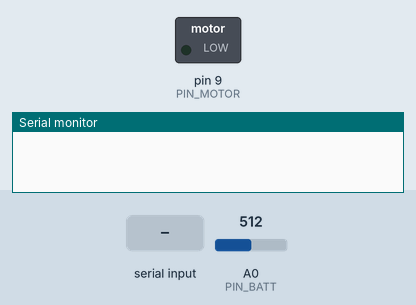
This sketch was run on a simulated Arduino Uno, built with avr-gcc and run on an emulated ATmega328P. Shown: switched loads named in the sketch (green lamp = pin HIGH), the last lines printed to the serial monitor. The test bench sets the inputs (shaded band); at power-on: A0 (PIN_BATT) = 512. No radio packets arrive unless stated.

Above: at 1.6 s.
1.7 s: "t" received over Serial
At 1.8 s:
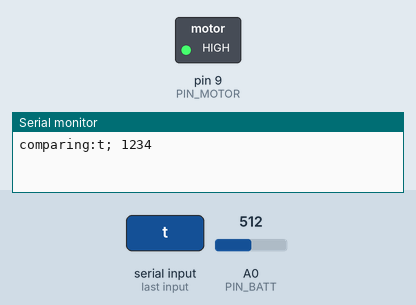
3.4 s: "1" received over Serial
At 4.8 s:
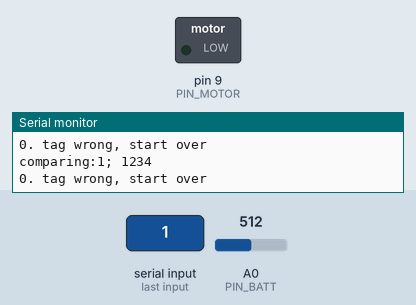
Timing chart, 0 to 6.4 s (numbered marks = the images above; inputs shaded):
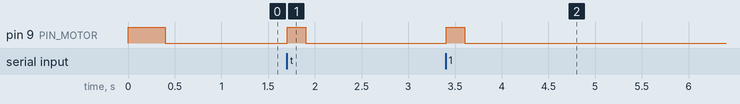

Measured:
- after the input at 1.7 s, pin 9 (PIN_MOTOR): LOW → HIGH at once, → LOW 0.20 s later
- after the input at 3.4 s, pin 9 (PIN_MOTOR): LOW → HIGH at once, → LOW 0.20 s later

The sketch:

OuijaReceiver.ino
```cpp
// (licence header left out)
/*
  pin D8-----------CE    (chip enable in)
  SS pin D10----------CSN   (chip select in)
  SCK pin D13----------SCK   (SPI clock in)
  MOSI pin D11----------SDI   (SPI Data in)
  MISO pin D12----------SDO   (SPI data out)

*/

#include <SPI.h>
#include <RH_NRF24.h>

#define PIN_BATT A0 //YOUR BATTERY ADC READOUT PIN
#define PIN_MOTOR 9 //YOUR VIBRATION MOTOR PIN

#define BATT_THRES 680 //WHAT ADC READING FROM THE BATTERY IS THE "LOW BATTERY" THRESHOLD?
#define TAG_SIZE 14 //HOW LONG IS YOUR TAG'S IDENTIFIER?
#define TAG_N 13 //HOW MANY TAGS DO YOU WANT IN YOUR PASSWORD?

char tags[TAG_N][32] = {" 1234 ", " 4567 "}; //YOUR PASSWORD (SEQUENCE OF TAG IDENTIFIERS) GOES HERE
int tag_index = 0;

unsigned long previousMillis = 0;
const long interval = 5000; //how often do we send the heartbeat
char buffer[32]; // buffer array for data receive over serial port
int count = 0;   // counter for buffer array

char last_tag[32]; //storing the last tag we read

// Singleton instance of the radio driver
RH_NRF24 nrf24;
// RH_NRF24 nrf24(8, 7); // use this to be electrically compatible with Mirf
// RH_NRF24 nrf24(8, 10);// For Leonardo, need explicit SS pin
// RH_NRF24 nrf24(8, 7); // For RFM73 on Anarduino Mini

void clearBufferArray()              // function to clear buffer array
{
  for (int i = 0; i < count; i++)
  {
    buffer[i] = NULL;
  }                  // clear all index of array with command NULL
}

int rf_send(uint8_t* data) {
  //data = uint8_t (data);
  nrf24.send(data, sizeof(data));

  nrf24.waitPacketSent();
  // Now wait for a reply
  uint8_t buf[RH_NRF24_MAX_MESSAGE_LEN];
  uint8_t len = sizeof(buf);

  if (data[0] == 't') {
    if (nrf24.waitAvailableTimeout(500))
    {
      // Should be a reply message for us now
      if (nrf24.recv(buf, &len))
      {
        if (strcmp((char*)buf, "ack") == 0) {
          Serial.println("acknowledged");
          return 0;
        } else {
          Serial.print("got reply: ");
          Serial.println((char*)buf);
          return 1;
        }
      }
      else
      {
        Serial.println("recv failed");
        return -1;
      }
    }
    else
    {
      Serial.println("nack");
      return -2;
    }
  }
}


void setup()
{
  Serial.begin(9600);
  while (!Serial)
    ; // wait for serial port to connect. Needed for Leonardo only
  if (!nrf24.init())
    Serial.println("init failed");
  // Setup the NRF24L01 module. Defaults after init are 2.402 GHz (channel 2), 2Mbps, 0dBm
  if (!nrf24.setChannel(1))
    Serial.println("setChannel failed");
  if (!nrf24.setRF(RH_NRF24::DataRate2Mbps, RH_NRF24::TransmitPower0dBm))
    Serial.println("setRF failed");

  //setup the other Arduino pins
  pinMode(PIN_MOTOR, OUTPUT);
  digitalWrite(PIN_MOTOR, HIGH);
  delay(400);
  digitalWrite(PIN_MOTOR, LOW);

  uint8_t data[1] = {'H'}; //send a hello message to the receiver
  rf_send(data);
}


void loop()
{
  //handling the RFID reader
  if (Serial.available())              // if date is coming from software serial port
  {
    while (Serial.available())         // reading data into char array
    {
      buffer[count++] = Serial.read();   // writing data into array
      delay(3);
      if (count == TAG_SIZE) {
        Serial.print("rxed tag");
        break;
      }
    }

    //debugging
    Serial.print("comparing:");
    Serial.print(buffer);
    Serial.print(";");
    Serial.println(tags[tag_index]);

    //if the reading is not identical to the previous one, the planchette will vibrate.
    if (strcmp(buffer, last_tag)) {
      digitalWrite(PIN_MOTOR, HIGH);
      delay(200);
      digitalWrite(PIN_MOTOR, LOW);
      //if the reading is also listed in the password array on the current position, the tag index will be incremented and the planchette is now waiting for the next tag
      if (strcmp(buffer, tags[tag_index]) == 0) {
        Serial.print(tag_index);
        Serial.println(". tag correct");
        tag_index++;
        //or if the reading is of the first tag, we go back to position 1 immediately.
      } else if (strcmp(buffer, tags[0]) == 0) {
        Serial.println("tag 0 found, starting over");
        tag_index = 1;
        //in other cases, we go to position 0 (waiting for the first correct tag)
      } else if (strcmp(buffer, tags[tag_index - 1]) != 0) {
        Serial.print(tag_index);
        Serial.println(". tag wrong, start over");
        tag_index = 0;
      }
    }
    strncpy(last_tag, buffer, 64);

    if (tag_index == TAG_N) { //send a signal to the receiver if all tags are correct...
      Serial.println("ALL TAGS CORRECT");
      uint8_t data2[1] = {'t'};
      while (rf_send(data2)) { //...and keep sending till you get an acknowledge.
        Serial.println("no ack, resending trigger");
        delay(200);
      }
      tag_index = 0;
    }
    clearBufferArray();              // call clearBufferArray function to clear the stored data from the array
    count = 0;                       // set counter of while loop to zero

  }

  unsigned long currentMillis = millis();
  if (currentMillis - previousMillis >= interval) {
    // send a heartbeat to the receiver from time to time
    previousMillis = currentMillis;

    uint8_t data[1] = {'h'};
    rf_send(data);
    if (analogRead(PIN_BATT) < BATT_THRES) {
      Serial.println(analogRead(PIN_BATT));
      uint8_t data3[1] = {'b'}; //send a low energy notification
      rf_send(data3);
    }
  }
}
```
